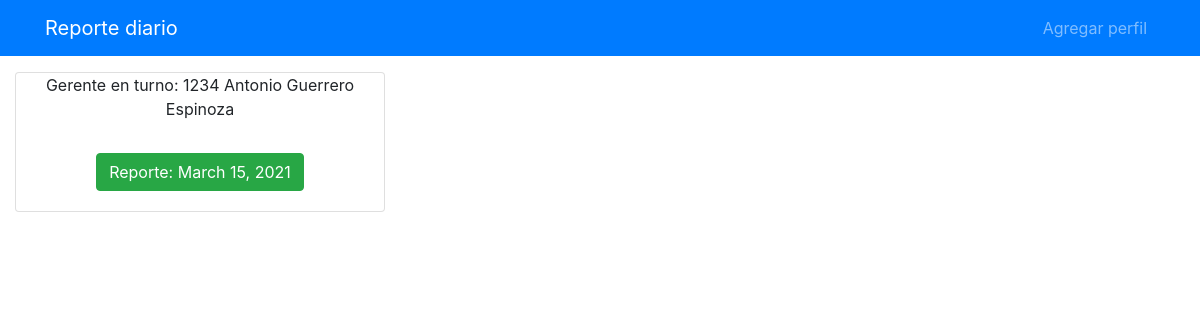
/reportes/, run on an earlier commit of the app's database.
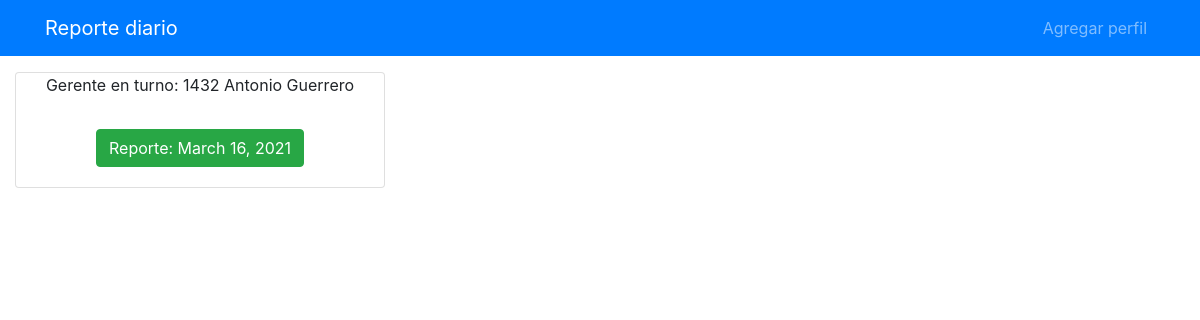
And on a later commit of the database.
### diario/models.py (models this page shows, shortened)
class DiarioPorFecha(models.Model):
    fecha = models.DateField(auto_now_add=True)
    diario_persona = models.ManyToManyField(Diario)
    gerente_turno = models.ForeignKey(Perfil, on_delete=models.CASCADE)
    class Meta:
        verbose_name_plural = 'Diario por fechas'

class Perfil(models.Model):
    nombre = models.CharField(max_length=60)
    brm = models.CharField(max_length=7)
    telefono = models.CharField(max_length=10)
    sucursal = models.CharField(max_length=40)
    estado = models.CharField(max_length=40)
    ciudad = models.CharField(max_length=40)
    es_gerente = models.BooleanField(default=False, blank=True)
    class Meta:
        verbose_name_plural = 'Perfiles'
    def __str__(self):
        return f'{self.brm} {self.nombre}'

### diario/views.py (the view)
# urls.py: path('reportes/', views.ver_reportes, name='reporte'),
def ver_reportes(request):
    obj = DiarioPorFecha.objects.all()
    context = {
        'obj': obj
    }
    return render(request, 'reporte.html', context)

### diario/templates/reporte.html (shortened to what this page needs)
{% extends 'base.html' %}
{% block navbar%}{% include 'navbar.html' %}{% endblock %}
{% block body_content %}
<div class="container-fluid">
    <div class="row mt-3">
        {% if obj %}
            {% for o in obj %}
            <div class="col-12 col-md-4 text-center">
                <div class="card">
                    <div class="card-title">
                        Gerente en turno:
                        {{ o.gerente_turno }}
                    </div>
                    <div class="card-body">
                        <a href="{% url 'generar_reporte' o.id %}" class="btn btn-success">Reporte: {{ o.fecha }}</a>
                    </div>
                </div>
            </div>
            {% endfor %}
        {% endif %}
    </div>
</div>
{% endblock %}

### diario/templates/base.html (shortened to what this page needs)
<!doctype html>
<html lang="en">
  <head>
    <link rel="stylesheet" href="https://stackpath.bootstrapcdn.com/bootstrap/4.4.1/css/bootstrap.min.css">
  </head>
  <body>
    {% block navbar%}
    {% endblock %}
    {% block body_content%}
    {% endblock%}
  </body>
</html>

### diario/templates/navbar.html (shortened to what this page needs)
<nav class="navbar navbar-expand-md navbar-dark bg-primary">
    <div class="container">
        <a class="navbar-brand" href="{% url 'inicio' %}">Reporte diario</a>
        <div class="collapse navbar-collapse" id="navbarSupportedContent">
          <ul class="navbar-nav ml-auto">
            <li class="nav-item">
              <a class="nav-link" href="{% url 'agregar_perfil' %}">Agregar perfil</a>
            </li>
          </ul>
        </div>
    </div>
</nav>

What changed in the data, as far as the page shows it:
removed DiarioPorFecha: gerente_turno "1234 Antonio Guerrero Espinoza", fecha "March 15, 2021"
added DiarioPorFecha: gerente_turno "1432 Antonio Guerrero", fecha "March 16, 2021"
